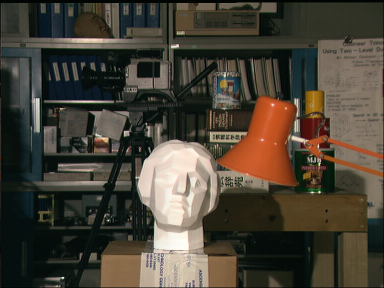
#> input picture Lab_5/img1.ppm, 384 x 288 px
$ jupyter execute Untitled.ipynb   (older library calls are emulated)
#> lines starting #> are read from the running program, lines starting #| are printed output that depends on the picture
[cell 1]
import numpy as np
import cv2
import matplotlib.pyplot as plt
import pandas as pd

img1 = cv2.imread("img1.ppm")
#> img1 is the input picture: shape (288, 384, 3); mean B, G, R 54.7, 66.6, 73.2
img2 = cv2.imread("img2.ppm")
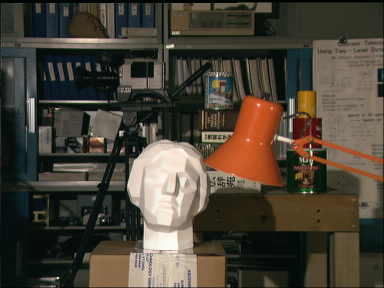
#> input picture Lab_5/img2.ppm, 384 x 288 px
#> img2 is the input picture: shape (288, 384, 3); mean B, G, R 55.2, 67.2, 74.1
left_img = cv2.cvtColor(img1, cv2.COLOR_BGR2GRAY)
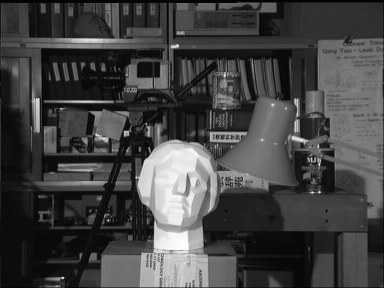
#> left_img: shape (288, 384); min 0, max 253, mean 67.3
right_img = cv2.cvtColor(img2, cv2.COLOR_BGR2GRAY)
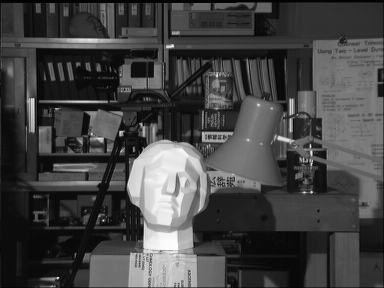
#> right_img: shape (288, 384); min 0, max 253, mean 67.9
img1 = cv2.cvtColor(img1, cv2.COLOR_BGR2RGB)
img2 = cv2.cvtColor(img2, cv2.COLOR_BGR2RGB)

fig = plt.figure()
ax1 = fig.add_subplot(1,2,1)
ax1.imshow(img1)
ax2 = fig.add_subplot(1,2,2)
ax2.imshow(img2)
plt.show
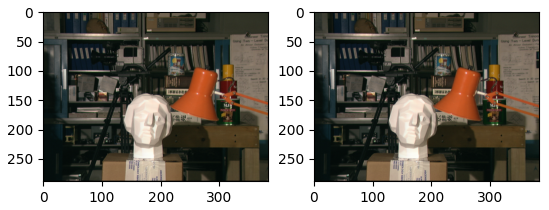
#> figure drawn by matplotlib, 2 panels

[cell 2]
import sys

# max_offset = 30
window_size = 5
offset = int(window_size/2)
h, w = left_img.shape
#> h = 288; w = 384
Disparity = np.zeros(left_img.shape, dtype=np.uint8)
# E_row = np.zeros(w, dtype=np.float)
# offset_adjust = 255/max_offset #for mapping to 0-255 range
for y in range(offset, h-offset):
    for x in range(offset, w-offset):
        best_offset = 0
        prev_ssd = 65534
        for d in range(w-offset-x):#max_offset):#x, w-offset):
            ssd = 0
#             ssd_temp = 0
            for i in range(-offset, offset+1):
                for j in range(-offset, offset+1):
                    ssd = ssd + ((int(left_img[y+i, x+j])-int(right_img[y+j, x+i-d]))**2)
# [4 lines of commented-out code are left out]
            if ssd < prev_ssd:
                prev_ssd = ssd
                best_offset = d
        Disparity[y,x] = best_offset * 255/(w-offset-x) #* offset_adjust (255)
#         Disparity[int(y-offset):int(y+offset+1), int(x-offset):int(x+offset+1)].fill(abs(x-coord))
#         print(Disparity[y,x])

plt.figure()
plt.imshow(Disparity, cmap='jet')
plt.colorbar()
plt.show
